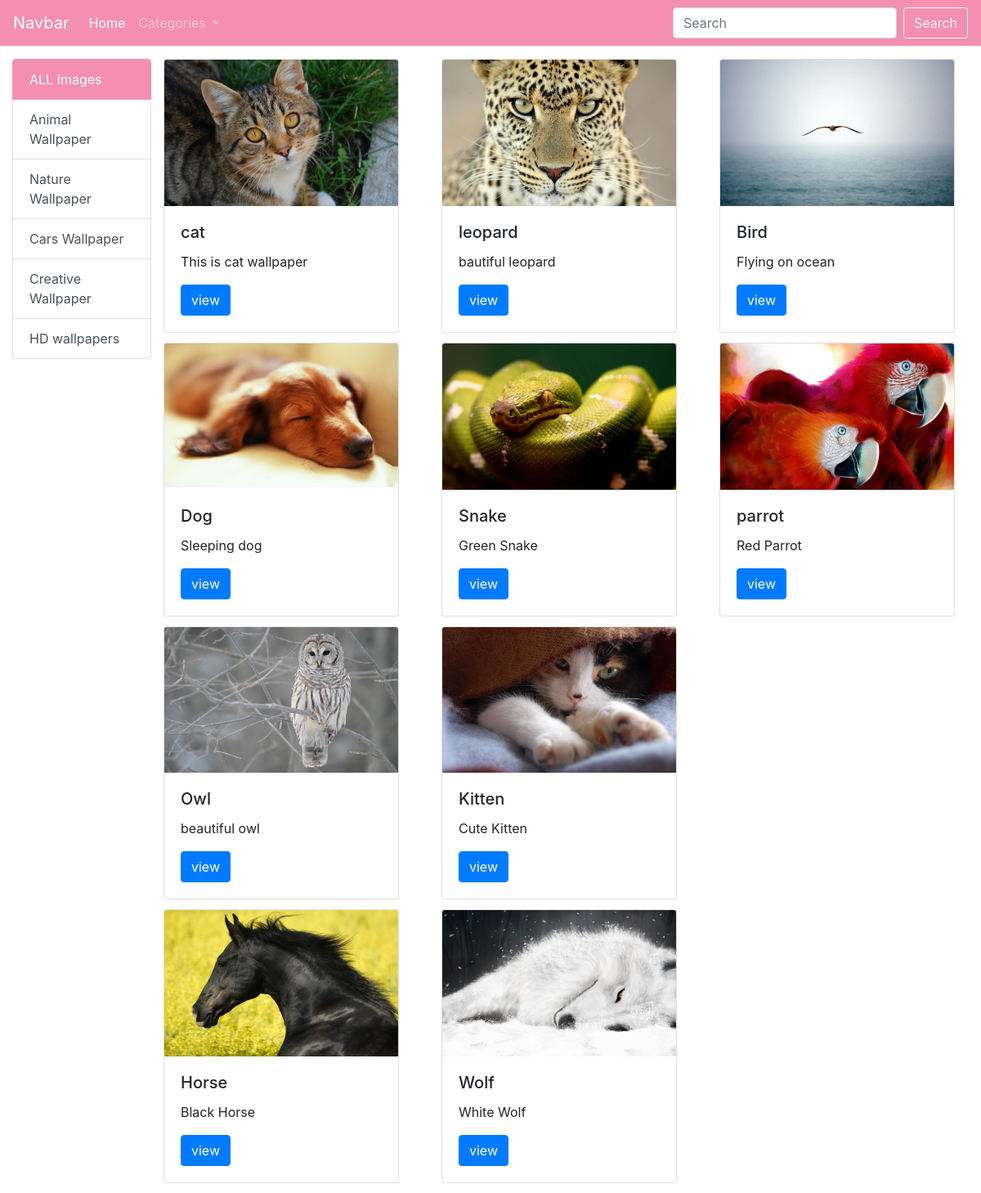
Page /category/1/ on the committed database.
### picbazar/models.py (models this page shows, shortened)
class Category(models.Model):
    title = models.CharField(max_length=100)
    description = models.TextField()

class Image(models.Model):
    title = models.CharField(max_length=100)
    description = models.TextField()
    image = models.ImageField(upload_to ='Images')
    added_date = models.DateTimeField()
    cat = models.ForeignKey(Category,on_delete=models.CASCADE)

### picbazar/views.py (the view)
# urls.py: path('category/<int:cid>/',views.show_category_page)
def show_category_page(request, cid):
    cat = Category.objects.all()
    get_cat = Category.objects.get(pk=cid)
    image = Image.objects.filter(cat = get_cat)
    data = {'images':image,'cats':cat}
    return render(request,"home.html",data)

### picbazar/templates/home.html (shortened to what this page needs)
<!DOCTYPE html>
<html lang="en" dir="ltr">
  <head>
    <link rel="stylesheet" href="https://maxcdn.bootstrapcdn.com/bootstrap/4.0.0/css/bootstrap.min.css">
  </head>
  <body>
{% include 'navbar.html'%}
<div class="container-fluid">
    <div class="row">
      <div class="col-md-2">
<div class="list-group  mt-3">
  <a href="/home" class="list-group-item list-group-item-action active">
    ALL Images
  </a>
  {% for c in cats %}
  <a href="/category/{{c.pk}}" class="list-group-item list-group-item-action">{{c.title}}</a>
  {% endfor %}
</div>
      </div>
      <div class="col-md-10">
        <div class="row mt-3">
          <div class="column-md-12">
            <div class="card-columns">
              {% for i in images %}
              <div class="card" style="width: 18rem;">
    <img class="card-img-top" src="/media/{{i.image}}" alt="Card image cap">
    <div class="card-body">
      <h5 class="card-title">{{i.title}}</h5>
      <p class="card-text">{{i.description}}</p>
      <a href="#" class="btn btn-primary" onclick="showModalwithImage('{{i.image}}')">view</a>
    </div>
  </div>
              {% endfor %}
            </div>
          </div>
        </div>
      </div>
    </div>
</div>
  </body>
</html>

### picbazar/templates/navbar.html (shortened to what this page needs)
<nav class="navbar navbar-expand-lg bg navbar-dark">
  <a class="navbar-brand" href="#">Navbar</a>
  <div class="collapse navbar-collapse" id="navbarSupportedContent">
    <ul class="navbar-nav mr-auto">
      <li class="nav-item active">
        <a class="nav-link" href="#">Home <span class="sr-only">(current)</span></a>
      </li>
      <li class="nav-item dropdown">
        <a class="nav-link dropdown-toggle" href="#" id="navbarDropdown" role="button" data-toggle="dropdown" aria-haspopup="true" aria-expanded="false">
          Categories
        </a>
      </li>
    </ul>
    <form class="form-inline my-2 my-lg-0">
      <input class="form-control mr-sm-2" type="search" placeholder="Search" aria-label="Search">
      <button class="btn btn-outline-light my-2 my-sm-0" type="submit">Search</button>
    </form>
  </div>
</nav>

### picbazar/templates/home.html (style rules this page uses)
.bg { background: #f48fb1!important; }
.list-group-item.active { background:#f48fb1!important; border-color:#f48fb1!important; }

### rows in the picture
Category: title "Animal Wallpaper"
Category: title "Nature Wallpaper"
Category: title "Cars Wallpaper"
Category: title "Creative Wallpaper"
Category: title "HD wallpapers"
Image: image (picture), title "cat", description "This is cat wallpaper"
Image: image (picture), title "Dog", description "Sleeping dog"
Image: image (picture), title "Owl", description "beautiful owl"
Image: image (picture), title "Horse", description "Black Horse"
Image: image (picture), title "leopard", description "bautiful leopard"
Image: image (picture), title "Snake", description "Green Snake"
Image: image (picture), title "Kitten", description "Cute Kitten"
Image: image (picture), title "Wolf", description "White Wolf"
Image: image (picture), title "Bird", description "Flying on ocean"
Image: image (picture), title "parrot", description "Red Parrot"
